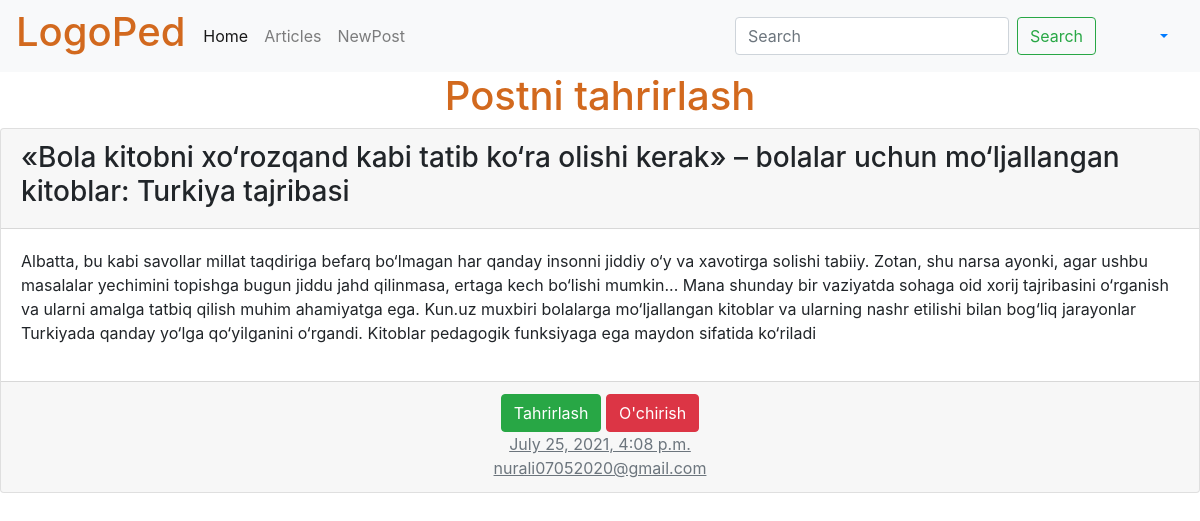
Page /post/6/ on the committed database.
### users/models.py (models this page shows, shortened)
class Post(models.Model):
  title=models.CharField(max_length=200)
  rasm=models.ImageField(upload_to='images/', blank=True)
  body=models.TextField()
  time=models.DateTimeField()

### users/views.py (the view)
# urls.py: path('post/<int:pk>/', PageDetailView.as_view(), name='post_detail'),
class PageDetailView(DetailView):
  model=Post
  template_name='post_detail.html'

### templates/post_detail.html (shortened to what this page needs)
{% extends 'base.html' %}
{% block content %}
  <h1 style="text-align: center; color: chocolate;">Postni tahrirlash</h1>
  <div class="card mb-5">
    <div class="card-header">
      <span class="font-weight-bold"><h3>{{post.title}}</h3> </span>
    </div>
    <div class="card-body">
      <p>{{post.body}}</p>
    </div>
    <div class="card-footer text-center text-muted">
      <a href="{% url 'post_edit' post.pk %}" class="btn btn-success">Tahrirlash</a>
      <a href="{% url 'post_delete' post.pk %}" class="btn btn-danger">O'chirish</a><br>
      <u>{{post.time}}</u> <br>
      <u>nurali07052020@gmail.com</u>
    </div>
  </div>
{% endblock content %}

### rows in the picture
Post: title "«Bola kitobni xo‘rozqand kabi tatib ko‘ra olishi kerak» – bolalar uchun mo‘ljallangan kitoblar: Turkiya tajribasi", body "Albatta, bu kabi savollar millat taqdiriga befarq bo‘lmagan har qanday insonni jiddiy o‘y va xavotirga solishi tabiiy. Zotan, shu narsa ayonki, agar ushbu masalalar yechimini topishga bugun jiddu jahd qilinmasa, ertaga kech bo‘lishi mumkin... Mana shunday bir vaziyatda sohaga oid xorij tajribasini o‘rganish va ularni amalga tatbiq qilish muhim ahamiyatga ega. Kun.uz muxbiri bolalarga mo‘ljallangan kitoblar va ularning nashr etilishi bilan bog‘liq jarayonlar Turkiyada qanday yo‘lga qo‘yilganini o‘rgandi. Kitoblar pedagogik funksiyaga ega maydon sifatida ko‘riladi", time "July 25, 2021, 4:08 p.m."
